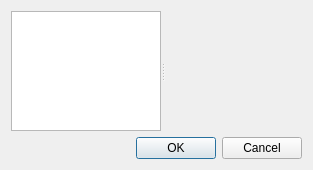
<?xml version="1.0" encoding="UTF-8"?>
<ui version="4.0">
 <class>UISettings</class>
 <widget class="QDialog" name="UISettings">
  <property name="geometry">
   <rect>
    <x>0</x>
    <y>0</y>
    <width>313</width>
    <height>170</height>
   </rect>
  </property>
  <property name="windowTitle">
   <string>Settings</string>
  </property>
  <layout class="QVBoxLayout" name="verticalLayout">
   <item>
    <widget class="QSplitter" name="splitter">
     <property name="sizePolicy">
      <sizepolicy hsizetype="Expanding" vsizetype="Expanding">
       <horstretch>0</horstretch>
       <verstretch>0</verstretch>
      </sizepolicy>
     </property>
     <property name="orientation">
      <enum>Qt::Horizontal</enum>
     </property>
     <widget class="QListWidget" name="listWidget">
      <property name="minimumSize">
       <size>
        <width>150</width>
        <height>0</height>
       </size>
      </property>
      <property name="maximumSize">
       <size>
        <width>150</width>
        <height>16777215</height>
       </size>
      </property>
     </widget>
     <widget class="QStackedWidget" name="stackedWidget">
      <widget class="QWidget" name="page_2"/>
     </widget>
    </widget>
   </item>
   <item>
    <layout class="QHBoxLayout" name="horizontalLayout">
     <item>
      <spacer name="horizontalSpacer">
       <property name="orientation">
        <enum>Qt::Horizontal</enum>
       </property>
       <property name="sizeHint" stdset="0">
        <size>
         <width>40</width>
         <height>20</height>
        </size>
       </property>
      </spacer>
     </item>
     <item>
      <widget class="QDialogButtonBox" name="buttonBox">
       <property name="sizePolicy">
        <sizepolicy hsizetype="Fixed" vsizetype="Fixed">
         <horstretch>0</horstretch>
         <verstretch>0</verstretch>
        </sizepolicy>
       </property>
       <property name="maximumSize">
        <size>
         <width>400</width>
         <height>16777215</height>
        </size>
       </property>
       <property name="standardButtons">
        <set>QDialogButtonBox::Cancel|QDialogButtonBox::Ok</set>
       </property>
      </widget>
     </item>
    </layout>
   </item>
  </layout>
 </widget>
 <resources/>
 <connections/>
</ui>
